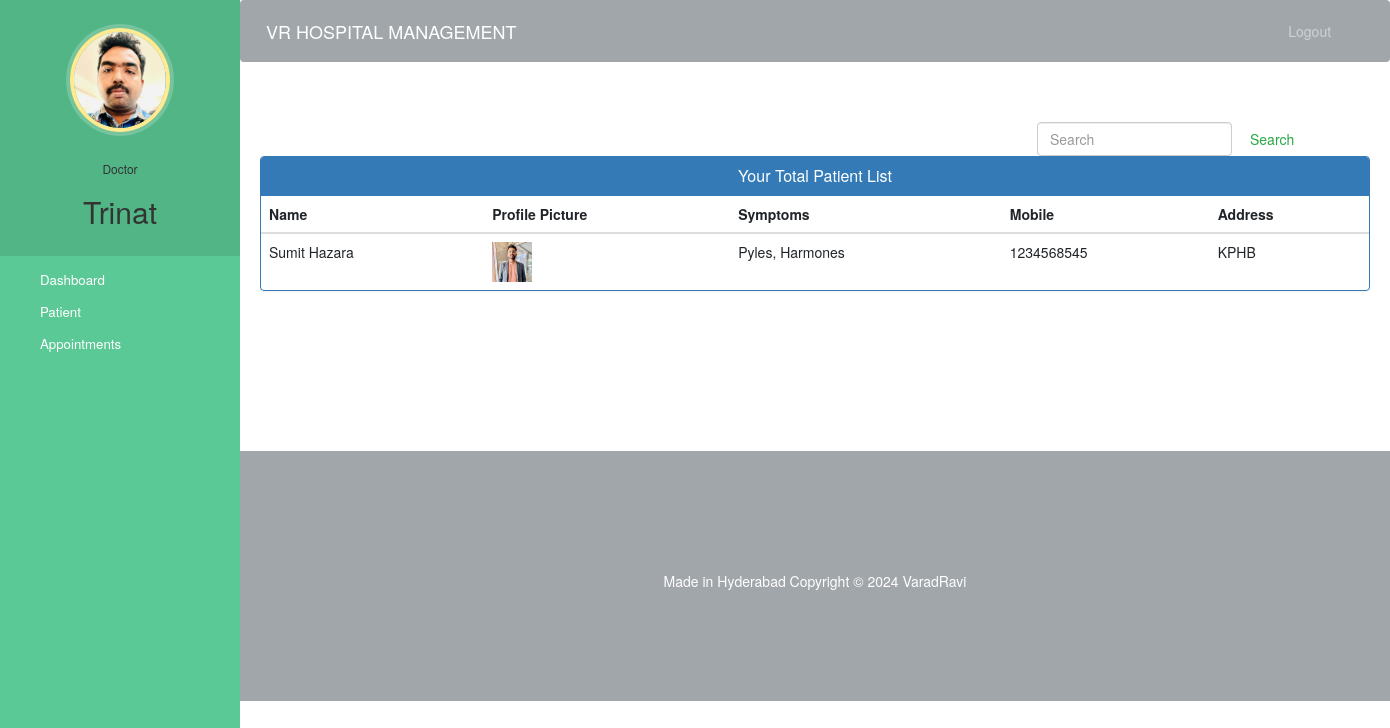
Page /doctor-view-patient (signed in) on the committed database.
### hospital/models.py (models this page shows, shortened)
class Doctor(models.Model):
    user=models.OneToOneField(User,on_delete=models.CASCADE)
    profile_pic= models.ImageField(upload_to='profile_pic/DoctorProfilePic/',null=True,blank=True)
    address = models.CharField(max_length=40)
    mobile = models.CharField(max_length=20,null=True)
    department= models.CharField(max_length=50,choices=departments,default='Cardiologist')
    status=models.BooleanField(default=False)

class Patient(models.Model):
    user=models.OneToOneField(User,on_delete=models.CASCADE)
    profile_pic= models.ImageField(upload_to='profile_pic/PatientProfilePic/',null=True,blank=True)
    address = models.CharField(max_length=40)
    mobile = models.CharField(max_length=20,null=False)
    symptoms = models.CharField(max_length=100,null=False)
    assignedDoctorId = models.PositiveIntegerField(null=True)
    admitDate=models.DateField(auto_now=True)
    status=models.BooleanField(default=False)
    @property
    def get_name(self):
        return self.user.first_name+" "+self.user.last_name

### hospital/views.py (the view)
# urls.py: path('doctor-view-patient', views.doctor_view_patient_view,name='doctor-view-patient'),
@login_required(login_url='doctorlogin')
@user_passes_test(is_doctor)
def doctor_view_patient_view(request):
    patients=models.Patient.objects.all().filter(status=True,assignedDoctorId=request.user.id)
    doctor=models.Doctor.objects.get(user_id=request.user.id) #for profile picture of doctor in sidebar
    return render(request,'hospital/doctor_view_patient.html',{'patients':patients,'doctor':doctor})

### hospital/views.py (called while the page is built)
def is_doctor(user):
    return user.groups.filter(name='DOCTOR').exists()

### templates/hospital/doctor_view_patient.html (shortened to what this page needs)
{% extends 'hospital/doctor_base.html' %}
{% block content %}
{%load static%}
<head>
  <link href="//netdna.bootstrapcdn.com/bootstrap/3.0.0/css/bootstrap.min.css" rel="stylesheet" id="bootstrap-css">
</head>
<div class="container">
    <form  action="/search" method="get" style="margin-left:70%;" class="form-inline my-2 my-lg-0">
      <input class="form-control mr-sm-2" type="search" placeholder="Search" name="query" id="query" aria-label="Search">
      <button class="btn btn-outline-success my-2 my-sm-0" type="submit">Search</button>
    </form>
  {% if patients %}
  <div class="panel panel-primary">
    <div class="panel-heading">
      <h6 class="panel-title">Your Total Patient List</h6>
    </div>
    <table class="table table-hover" id="dev-table">
      <thead>
        <tr>
          <th>Name</th>
          <th>Profile Picture</th>
          <th>Symptoms</th>
          <th>Mobile</th>
          <th>Address</th>
        </tr>
      </thead>
      {% for p in patients %}
      <tr>
        <td> {{p.get_name}}</td>
        <td> <img src="{% static p.profile_pic.url %}" alt="Profile Pic" height="40px" width="40px" /></td>
        <td>{{p.symptoms}}</td>
        <td>{{p.mobile}}</td>
        <td>{{p.address}}</td>
      </tr>
      {% endfor %}
    </table>
  </div>
  {%else%}
  <br><br><br>
  <h4 style="text-align: center;color: red;">No Patient Found !!!</h4>
  {% endif %}
</div>
{% endblock content %}

### templates/hospital/doctor_base.html (shortened to what this page needs)
<!DOCTYPE html>
{% load static %}
<html lang="en">
<head>
  <link rel="stylesheet" href="https://stackpath.bootstrapcdn.com/bootstrap/4.3.1/css/bootstrap.min.css">
  <link rel="stylesheet" href="https://maxcdn.bootstrapcdn.com/font-awesome/4.7.0/css/font-awesome.min.css">
</head>
<body>
  <nav class="menu" tabindex="0">
    <header class="avatar">
      <img src="{% static doctor.profile_pic.url %}" alt="Profile Pic" />
      <br><br>
      <h6>Doctor</h6>
      <h2>{{request.user.first_name}}</h2>
    </header>
    <ul>
      <li tabindex="0" class="icon-dashboard"> <a style="color:white; text-decoration:none;" href="/doctor-dashboard"><span>Dashboard</span></a> </li>
      <li tabindex="0" class="icon-users"> <a style="color:white; text-decoration:none;" href="/doctor-patient"><span>Patient</span></a></li>
      <li tabindex="0" class="icon-calendar"> <a style="color:white; text-decoration:none;" href="/doctor-appointment"><span>Appointments</span></a></li>
    </ul>
  </nav>
  <main>
    <div class="bs-example">
      <nav class="navbar navbar-expand-md  navbar-dark fixed-top" style="background:#a1a6aa;">
        <a href="/doctor-dashboard" class="navbar-brand">VR HOSPITAL MANAGEMENT</a>
        <div class="collapse navbar-collapse justify-content-between" id="navbarCollapse">
          <div class="navbar-nav" style=" margin-left: 90%;">
            <a href="/logout" class="nav-item nav-link">Logout</a>
          </div>
        </div>
      </nav>
    </div>
    <br><br>
    {% block content %}
    {% endblock content %}
    <br><br><br><br><br><br><br>
    <footer>
      <br>
      <div class="container">
        <div class="row">
          <div class="col-md-12 col-sm-12">
            <div style="color:#ffffff;" class="wow fadeInUp footer-copyright">
              <p>Made in Hyderabad
                Copyright &copy; 2024 VaradRavi</p>
            </div>
          </div>
        </div>
      </div>
    </footer>
  </main>
</body>
</html>

### templates/hospital/doctor_base.html (style rules this page uses)
a:link { text-decoration: none; }
a { color: white; }
footer { padding: 0px 0px 0px 0px; background-color:#a1a6aa; margin: 0px; }
p { text-align: center; }
body { padding-left: 240px; }
main { position: relative; height: 100vh; }
.menu { background: #5bc995; height: 100vh; width: 240px; position: fixed; top: 0px; left: 0; z-index: 5; outline: none; }
.menu .avatar { background: rgba(0, 0, 0, 0.1); padding: 2em 0.5em; text-align: center; }
.menu .avatar img { width: 100px; border-radius: 50%; overflow: hidden; border: 4px solid #ffea92; box-shadow: 0 0 0 4px rgba(255, 255, 255, 0.2); }
.menu .avatar h2 { font-weight: normal; margin-bottom: 0; }
.menu ul { list-style: none; padding: 0.5em 0; margin: 0; }
.menu ul li { padding: 0.5em 1em 0.5em 3em; font-size: 0.95em; font-weight: regular; background-repeat: no-repeat; background-position: left 15px center; background-size: auto 20px; transition: all 0.15s linear; cursor: pointer; }
.menu ul li.icon-dashboard { background-image: url("http://www.entypo.com/images//gauge.svg"); }
.menu ul li.icon-users { background-image: url("http://www.entypo.com/images//users.svg"); }
.menu ul li.icon-calendar { background-image: url("http://www.entypo.com/images//calendar.svg"); }

### templates/hospital/doctor_view_patient.html (style rules this page uses)
a:link { text-decoration: none; }
h6 { text-align: center; }
.row { margin: 100px; }

### rows in the picture
Doctor: profile_pic (picture)
Patient: get_name "Sumit Hazara", profile_pic (picture), symptoms "Pyles, Harmones", mobile "1234568545", address "KPHB"

### other values in the picture
{{ request.user.first_name }} "Trinat"
